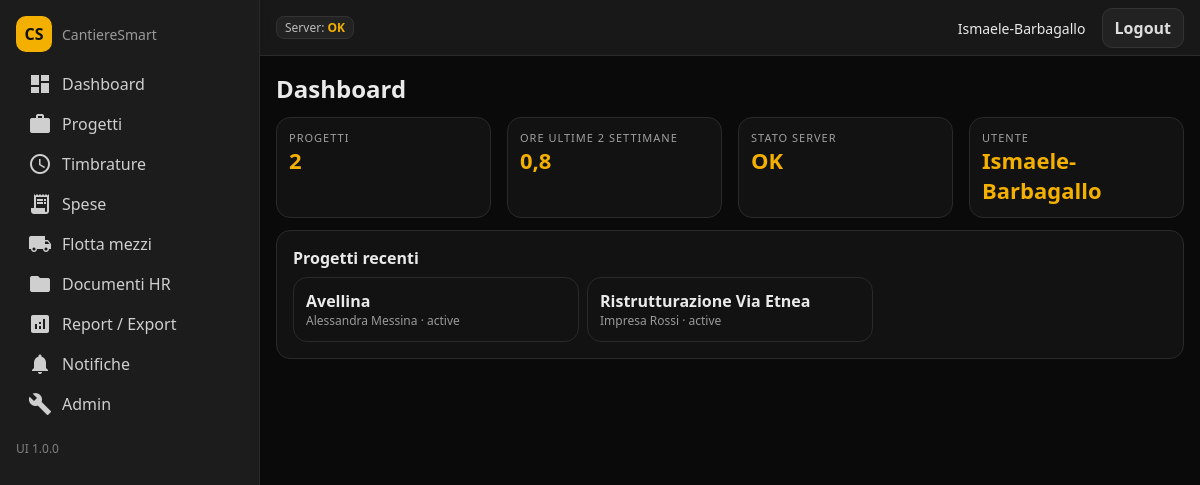
Page /dashboard/ (signed in) on the committed database.
### core/models.py (models this page shows, shortened)
class Project(models.Model):
    STATUS_CHOICES = [('active','Attivo'),('paused','Pausa'),('closed','Chiuso')]
    name = models.CharField(max_length=200)
    client_name = models.CharField(max_length=200, blank=True, null=True)
    start_date = models.DateField(blank=True, null=True)
    end_date = models.DateField(blank=True, null=True)
    budget_eur = models.DecimalField(max_digits=12, decimal_places=2, default=0)
    cover_url = models.URLField(blank=True, null=True)
    description = models.TextField(blank=True, null=True)
    status = models.CharField(max_length=30, choices=STATUS_CHOICES, default='active')
    created_at = models.DateTimeField(auto_now_add=True)
    updated_at = models.DateTimeField(auto_now_add=True)
    class Meta: ordering = ['-id']

### core/views.py (the view)
# urls.py: path('dashboard/', views.dashboard, name='dashboard'),
@login_required
def dashboard(request):
    kpi_projects = Project.objects.count()
    last_7 = timezone.now() - timezone.timedelta(days=7)
    total_minutes = 0
    for ts in TimeSession.objects.filter(user=request.user, completed=True, end_time__gte=last_7):
        total_minutes += ts.duration_minutes
    kpi_hours_week = round(total_minutes / 60, 1)
    recent_projects = Project.objects.all()[:5]
    bars = [4,6,3,7,5,8,6]
    return render(request, 'core/dashboard.html', {
        'kpi_projects': kpi_projects,
        'kpi_hours_week': kpi_hours_week,
        'recent_projects': recent_projects,
        'bars': bars
    })

### core/models.py (called while the page is built)
    @property
    def duration_minutes(self):
        end = self.end_time or timezone.now()
        return int((end - self.start_time).total_seconds() // 60)

### core/templates/core/dashboard.html (shortened to what this page needs)
{% extends "core/base.html" %}
{% block content %}
  <h2 style="margin:0 0 12px 0">Dashboard</h2>
  <div class="grid" style="grid-template-columns: repeat(4, minmax(0,1fr)); margin-bottom:12px">
    <div class="kpi"><div class="label">Progetti</div><div class="value">{{ kpi_projects }}</div></div>
    <div class="kpi"><div class="label">Ore ultime 2 settimane</div><div class="value">{{ kpi_hours_week }}</div></div>
    <div class="kpi"><div class="label">Stato server</div><div class="value">OK</div></div>
    <div class="kpi"><div class="label">Utente</div><div class="value">{{ request.user.username }}</div></div>
  </div>
  <div class="card" style="margin-bottom:12px">
    <div style="font-weight:800; margin-bottom:8px">Progetti recenti</div>
    {% if recent_projects %}
      <div style="display:grid; gap:8px; grid-template-columns: repeat(3, minmax(0,1fr));">
        {% for p in recent_projects %}
          <a class="card" style="padding:12px" href="/projects/{{ p.id }}/">
            <div style="font-weight:800">{{ p.name }}</div>
            <div style="font-size:12px; color:#9a9a9a">{{ p.client_name|default:"-" }} · {{ p.status }}</div>
          </a>
        {% endfor %}
      </div>
    {% else %}
      <div style="font-size:14px; color:#9a9a9a">Nessun progetto ancora.</div>
    {% endif %}
  </div>
{% endblock %}

### core/templates/core/base.html (shortened to what this page needs)
<!doctype html>
<html lang="it">
<head>
</head>
<body>
<div class="layout">
  <aside class="sidebar">
    <div style="display:flex; gap:10px; align-items:center; margin-bottom:12px">
      <div style="width:36px;height:36px;border-radius:10px;background:var(--yellow);display:grid;place-items:center;color:#111;font-weight:900">CS</div>
      <div style="font-size:14px;color:#9a9a9a">CantiereSmart</div>
    </div>
    <div class="nav">
      <a href="/dashboard"><span class="material-icons">dashboard</span>Dashboard</a>
      <a href="/projects"><span class="material-icons">work</span>Progetti</a>
      <a href="/times"><span class="material-icons">schedule</span>Timbrature</a>
      <a href="/costs"><span class="material-icons">receipt_long</span>Spese</a>
      <a href="/fleet"><span class="material-icons">local_shipping</span>Flotta mezzi</a>
      <a href="/documents"><span class="material-icons">folder</span>Documenti HR</a>
      <a href="#"><span class="material-icons">analytics</span>Report / Export</a>
      <a href="#"><span class="material-icons">notifications</span>Notifiche</a>
      <a href="/admin/"><span class="material-icons">build</span>Admin</a>
    </div>
    <div style="margin-top:16px; font-size:12px; color:#808080">UI 1.0.0</div>
  </aside>
  <div style="flex:1; display:flex; flex-direction:column">
    <div class="topbar">
      <div class="badge">Server: <b style="color:var(--yellow)">OK</b></div>
      <div>
        {% if request.user.is_authenticated %}
          <span style="font-size:14px; margin-right:12px">{{ request.user.get_username }}{% if request.user.is_staff %} · <b>ADMIN</b>{% endif %}</span>
          <a class="btn secondary" href="/logout/">Logout</a>
        {% else %}
          <a class="btn secondary" href="/login/">Login</a>
        {% endif %}
      </div>
    </div>
    <main style="padding:16px">
      {% block content %}{% endblock %}
    </main>
  </div>
</div>
</body>
</html>

### core/templates/core/base.html (style rules this page uses)
:root { --yellow:#F4B000; --orange:#FF7A00; --black:#0A0A0A; --gray:#1C1C1C; }
* { box-sizing:border-box }
body { margin:0; background:#0A0A0A; color:#eaeaea; font-family:system-ui, Arial }
a { color:inherit; text-decoration:none }
.layout { display:flex; min-height:100vh }
.sidebar { width:260px; background:#1C1C1C; border-right:1px solid #2a2a2a; padding:16px; position:sticky; top:0; height:100vh }
.nav a { display:flex; gap:10px; align-items:center; padding:8px 12px; border-radius:10px; color:#cfcfcf }
.topbar { height:56px; border-bottom:1px solid #2a2a2a; background:#1C1C1Ccc; display:flex; align-items:center; justify-content:space-between; padding:0 16px; position:sticky; top:0; backdrop-filter: blur(6px); }
.badge { background:#222; border:1px solid #333; border-radius:8px; padding:2px 8px; font-size:12px; color:#bbb }
.btn { background:var(--yellow); color:#111; border:none; padding:8px 12px; border-radius:10px; font-weight:700; cursor:pointer }
.btn.secondary { background:#222; color:#ddd; border:1px solid #333 }
.card { background:#121212; border:1px solid #2a2a2a; border-radius:14px; padding:16px; }
.kpi { background:#121212; border:1px solid #2a2a2a; border-radius:14px; padding:12px; }
.kpi .label { font-size:11px; color:#a0a0a0; text-transform:uppercase; letter-spacing:1px }
.kpi .value { font-size:22px; font-weight:900; color:var(--yellow) }
.grid { display:grid; gap:16px }

### rows in the picture
Project: name "Avellina", client_name "Alessandra Messina", status "active"
Project: name "Ristrutturazione Via Etnea", client_name "Impresa Rossi", status "active"

### other values in the picture
{{ request.user.get_username }} "Ismaele-Barbagallo"
{{ kpi_projects }} "2"
{{ kpi_hours_week }} "0,8"
{{ request.user.username }} "Ismaele-Barbagallo"
